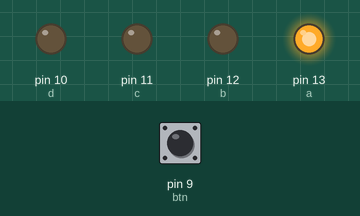
This sketch was run on a simulated Arduino Uno, built with avr-gcc and run on an emulated ATmega328P. Parts: output pins drawn as LEDs (lit = HIGH). The inputs (shaded band) are chosen by the test bench; at power-on: pin 9 (btn) LOW.

Above: at 1.2 s.
1.3 s: pin 9 (btn) pulled HIGH for 0.15 s
At 1.9 s:
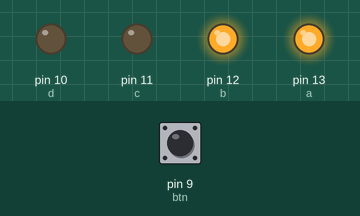
3.0 s: pin 9 (btn) pulled HIGH for 1 s
At 3.3 s:
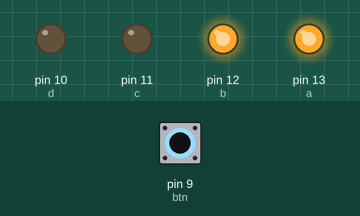
Timing chart, 0 to 6.0 s (numbered marks = the images above; inputs shaded):
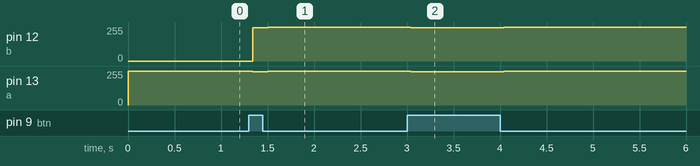

The sketch:

COUNTER_USING_7_SEG__BCD.ino
```cpp
 int btn=9; int a=13,b=12,c=11,d=10;
int x=0,n=0,d1;

void setup()
{
  // put your setup code here, to run once:

  pinMode(btn,INPUT);
  pinMode(a,OUTPUT);
  pinMode(b,OUTPUT);
  pinMode(c,OUTPUT);
  pinMode(d,OUTPUT);


}

void loop()
  {
  // put your main code here, to run repeatedly:
  x=digitalRead(btn);
  if (x==HIGH)
  {
    n++;
  }
  if (n==100)
  {
    n=0;
  }
  d1=n;
  disp1(d1);
  }
  void disp1(int num)
{
    if (num==0)
    {
    digitalWrite(d,LOW);
    digitalWrite(a,HIGH);
    digitalWrite(b,LOW);
    digitalWrite(c,LOW);
    }
    if (num==1)
    {
    digitalWrite(d,LOW);
    digitalWrite(a,LOW);
    digitalWrite(b,HIGH);
    digitalWrite(c,LOW);
    }
    if (num==2)
    {
    digitalWrite(d,LOW);
    digitalWrite(a,HIGH);
    digitalWrite(b,HIGH);
    digitalWrite(c,LOW);
    }
}
```

Measured:
- after the input at 1.3 s, pin 12 (b): 0/255 → 249/255 at once, → 255/255 0.16 s later; pin 13 (a): 255/255 → 249/255 at once, → 255/255 0.16 s later
- after the input at 3.0 s, pin 12 (b), pin 13 (a): 255/255 → 249/255 at once, → 255/255 1.0 s later
